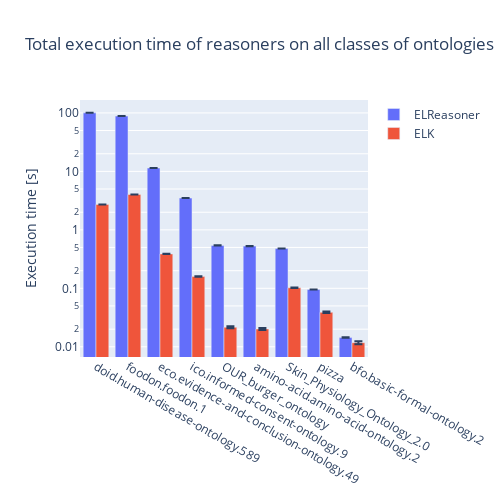

This figure's notebook cell:
### Code cell
import plotly.graph_objects as go
import plotly.io as py

fig = go.Figure()

# Get the unique reasoners from the DataFrame
unique_reasoners = df['Reasoner'].unique()

for reasoner in unique_reasoners:
    # Filter the DataFrame for each reasoner
    df_reasoner = df[df['Reasoner'] == reasoner]

    fig.add_trace(go.Bar(
        name=reasoner,
        x=df_reasoner['ontology'], 
        y=df_reasoner['Total Time'],
        error_y=dict(type='data', array=df_reasoner['std_dev']),
    ))

fig.update_layout(
    title_text="Total execution time of reasoners on all classes of ontologies",  # Add title
    barmode='group',
    xaxis={'categoryorder':'array', 'categoryarray':df['ontology'].tolist()},
    autosize=False,
    width=500,
    height=500,
)
fig.update_yaxes(type="log", title_text="Execution time [s]")  # Update y-axis to log scale and add label
# py.write_image(fig, 'all_onto_log_bar_with_error.png')
fig.show()

### Figure 1 — Plotly figure (JSON) as saved in the notebook; plotly's stock layout.template omitted (floating-point values rounded to 4 significant figures)
{"data": [{"error_y": {"array": [0.002803, 0.002688, 0.003558, 0.002371, 0.002233, 0.002119, 0.000847, 0.0002575, 0.0001529], "type": "data"}, "name": "ELReasoner", "type": "bar", "x": ["doid.human-disease-ontology.589", "foodon.foodon.1", "eco.evidence-and-conclusion-ontology.49", "ico.informed-consent-ontology.9", "OUR_burger_ontology", "amino-acid.amino-acid-ontology.2", "Skin_Physiology_Ontology_2.0", "pizza", "bfo.basic-formal-ontology.2"], "y": [100.3, 88.48, 11.43, 3.496, 0.5421, 0.5271, 0.4812, 0.09557, 0.01437]}, {"error_y": {"array": [0.001731, 0.0009045, 0.0008855, 0.001297, 0.0009257, 0.00111, 0.0008464, 0.0008735, 0.0006571], "type": "data"}, "name": "ELK", "type": "bar", "x": ["foodon.foodon.1", "doid.human-disease-ontology.589", "eco.evidence-and-conclusion-ontology.49", "ico.informed-consent-ontology.9", "Skin_Physiology_Ontology_2.0", "pizza", "OUR_burger_ontology", "amino-acid.amino-acid-ontology.2", "bfo.basic-formal-ontology.2"], "y": [4.027, 2.722, 0.3876, 0.1588, 0.1021, 0.03882, 0.02159, 0.02016, 0.01175]}], "layout": {"autosize": false, "barmode": "group", "height": 500, "title": {"text": "Total execution time of reasoners on all classes of ontologies"}, "width": 500, "xaxis": {"autorange": true, "categoryarray": ["doid.human-disease-ontology.589", "foodon.foodon.1", "eco.evidence-and-conclusion-ontology.49", "foodon.foodon.1", "ico.informed-consent-ontology.9", "doid.human-disease-ontology.589", "OUR_burger_ontology", "amino-acid.amino-acid-ontology.2", "Skin_Physiology_Ontology_2.0", "eco.evidence-and-conclusion-ontology.49", "ico.informed-consent-ontology.9", "Skin_Physiology_Ontology_2.0", "pizza", "pizza", "OUR_burger_ontology", "amino-acid.amino-acid-ontology.2", "bfo.basic-formal-ontology.2", "bfo.basic-formal-ontology.2"], "categoryorder": "array", "range": [-0.5, 8.5], "type": "category"}, "yaxis": {"autorange": true, "range": [-2.175, 2.221], "title": {"text": "Execution time [s]"}, "type": "log"}}}
